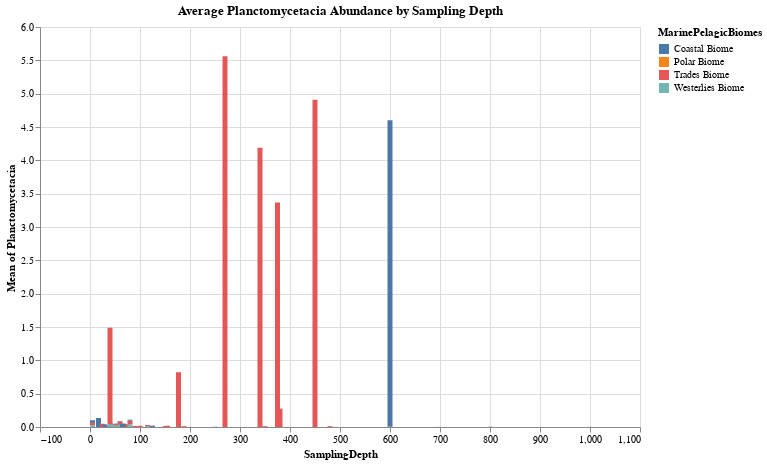

Here is the notebook cell this chart was saved with:
### Markdown cell above
**Depth vs. Microbiome Abundance (Bar Chart)**

### Code cell
bar_chart = alt.Chart(df).mark_bar().encode(
    x='SamplingDepth:Q',
    y='mean(Planctomycetacia):Q',
    color='MarinePelagicBiomes:N',
    tooltip=['SamplingDepth', 'mean(Planctomycetacia)']
).properties(
    title='Average Planctomycetacia Abundance by Sampling Depth',
    width=600,
    height=400
)

bar_chart

### Figure 1 — Vega-Lite specification as saved in the notebook (floating-point values rounded to 4 significant figures; data arrays with more than 128 entries replaced by an {"elided": "..."} marker saying what was removed)
{"config": {"view": {"continuousWidth": 300, "continuousHeight": 300}}, "data": {"name": "data-f3ac98d8b0f7b4d72271bbb0c7b36649"}, "mark": {"type": "bar"}, "encoding": {"color": {"field": "MarinePelagicBiomes", "type": "nominal"}, "tooltip": [{"field": "SamplingDepth", "type": "quantitative"}, {"aggregate": "mean", "field": "Planctomycetacia", "type": "quantitative"}], "x": {"field": "SamplingDepth", "type": "quantitative"}, "y": {"aggregate": "mean", "field": "Planctomycetacia", "type": "quantitative"}}, "height": 400, "title": "Average Planctomycetacia Abundance by Sampling Depth", "width": 600, "$schema": "https://vega.github.io/schema/vega-lite/v5.20.1.json", "datasets": {"data-f3ac98d8b0f7b4d72271bbb0c7b36649": {"elided": "135 records"}}}
